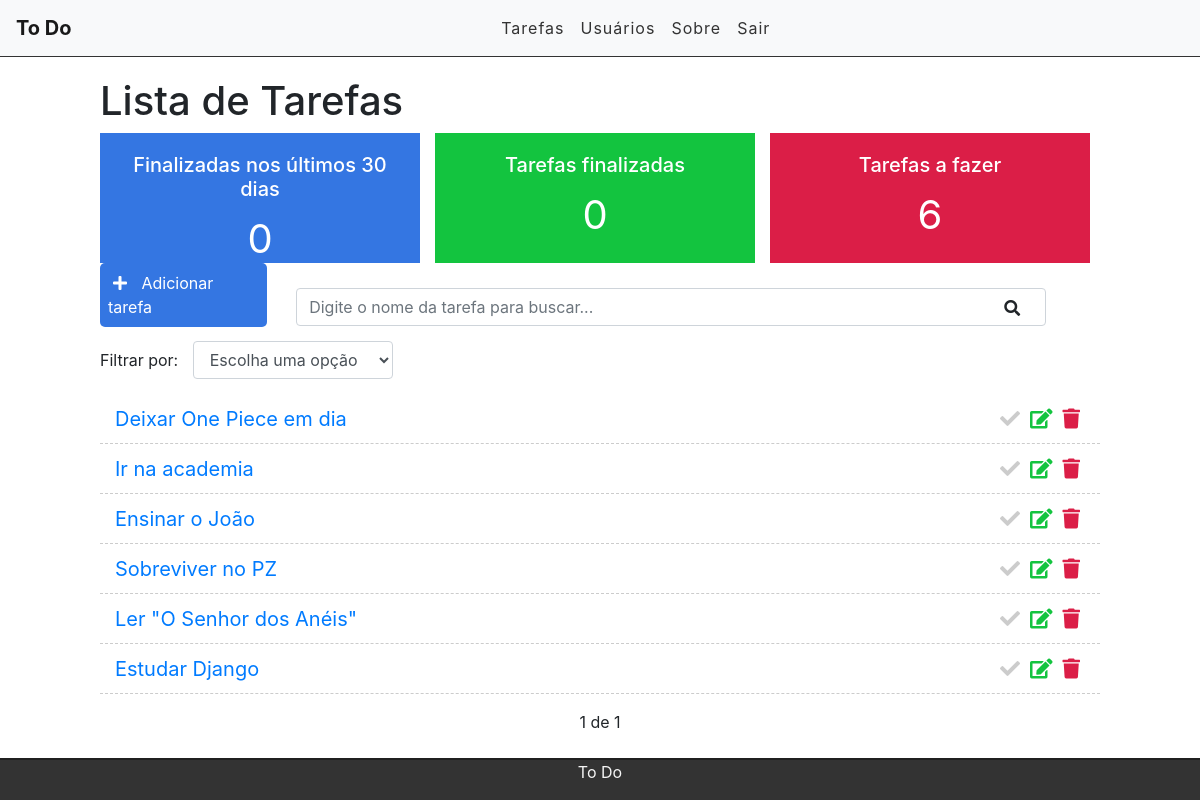
The app's page / (signed in) with its own data.
### tasks/models.py (models this page shows, shortened)
class Task(models.Model):
    STATUS = (
        ('doing', 'Doing'),
        ('done', 'Done')
    )
    title = models.CharField(max_length=255)
    description = models.TextField()
    done = models.CharField(
        max_length=5,
        choices=STATUS
    )
    user = models.ForeignKey(get_user_model(), on_delete=models.CASCADE)
    created_at = models.DateTimeField(auto_now_add=True)
    updated_at = models.DateTimeField(auto_now=True)

### tasks/views.py (the view)
# urls.py: path('', views.task_list, name='task_list'),
@login_required
def task_list(request):
    search = request.GET.get('search')
    filter = request.GET.get('filter')
    tasks_done_recently = Task.objects.filter(done='done', updated_at__gt=datetime.datetime.now()-datetime.timedelta(days=30), user=request.user).count()
    tasks_done = Task.objects.filter(done='done', user=request.user).count()
    tasks_doing = Task.objects.filter(done='doing', user=request.user).count()
    if search:
        tasks = Task.objects.filter(title__icontains=search, user=request.user)
    elif filter:
        tasks = Task.objects.filter(done=filter, user=request.user)
    else:
        tasks_list = Task.objects.all().order_by('-created_at').filter(user=request.user)
        paginator = Paginator(tasks_list, 6)
        page = request.GET.get('page')
        tasks = paginator.get_page(page)
    return render(request, 'list.html', {'tasks': tasks,
                                         'tasksrecently': tasks_done_recently,
                                         'tasksdone': tasks_done,
                                         'tasksdoing': tasks_doing})

### tasks/templates/list.html (shortened to what this page needs)
{% extends 'base.html' %}
{% block content %}
<div class="offset-1 col-10 list-div">
    <h1>Lista de Tarefas</h1>
    <div class="container dashboard">
        <div class="col-4 dashboard-box" id="dashboard-lastdays">
            <h4>Finalizadas nos últimos 30 dias</h4>
            <span>{{ tasksrecently }}</span>
        </div>
        <div class="col-4 dashboard-box" id="dashboard-done">
            <h4>Tarefas finalizadas</h4>
            <span>{{ tasksdone }}</span>
        </div>
        <div class="col-4 dashboard-box" id="dashboard-doing">
            <h4>Tarefas a fazer</h4>
            <span>{{ tasksdoing }}</span>
        </div>
    </div>
    <a id="add-link" href="newtask/">
        <div class="col-2 add-div">
            <i class="fas fa-plus"></i> Adicionar tarefa
        </div>
    </a>
    <div class="col-9 search-div">
        <form method="GET" id="search-form">
            <input class="form-control" type="text" id="search" name="search" placeholder="Digite o nome da tarefa para buscar..." value="{{ request.GET.search }}">
            <i class="fas fa-search" id="search-btn"></i>
        </form>
    </div>
    <div class="col-12 filter-div">
        <span>Filtrar por:</span>
        <select name="filter" id="filter" class="form-control">
            <option value="">Escolha uma opção</option>
        </select>
    </div>
    <ul class="task-list">
        {% for task in tasks %}
        {% if task.done == 'doing' %}
            <li class="task-item">
        {% else %}
            <li class="task-item done">
        {% endif %}
                <span><a href="/task/{{task.id}}">{{ task.title }}</a></span>
                <a href="delete/{{task.id}}" class="delete-btn" ><span><i class="fas fa-trash"></i></span></a>
                <a href="edit/{{task.id}}"><span><i class="fas fa-edit"></i></span></a>
                <a href="changestatus/{{task.id}}"><span><i class="fas fa-check"></i></span></a>
            </li>
        {% endfor %}
    </ul>
    <div class="pagination">
        <span class="step-links">
            {% if tasks.paginator.num_pages %}
            <span class="current">
                {{ tasks.number }} de {{ tasks.paginator.num_pages }}
            </span>
            {% endif %}
        </span>
    </div>
</div>
{% endblock %}

### tasks/templates/base.html (shortened to what this page needs)
{% load static %}
<!DOCTYPE html>
<html lang="pt-br">
<head>
    <link rel="stylesheet" href="https://cdn.jsdelivr.net/npm/bootstrap@4.3.1/dist/css/bootstrap.min.css">
    <link rel="stylesheet" href="https://use.fontawesome.com/releases/v5.7.2/css/all.css">
    <link rel="stylesheet" href="{% static 'css/style.css' %}">
</head>
<body>
    <div class="container-fluid">
        <nav class="navbar navbar-expand-lg navbar-light bg-light">
            <a class="navbar-brand" href="/">To Do</a>
            <div class="collapse navbar-collapse" id="navbarSupportedContent">
                <ul class="navbar-nav mx-auto">
                    {% if user.is_authenticated %}
                    <li class="nav-item">
                        <a class="nav-link" href="/">Tarefas</a>
                    </li>
                    <li class="nav-item">
                            <a class="nav-link" href="#">Usuários</a>
                        </li>
                    {% else %}
                    <li class="nav-item">
                        <a class="nav-link" href="/accounts/login">Entrar</a>
                    </li>
                    {% endif %}
                    <li class="nav-item">
                        <a class="nav-link" href="#">Sobre</a>
                    </li>
                    {% if user.is_authenticated %}
                    <li class="nav-item">
                            <a class="nav-link" href="/accounts/logout">Sair</a>
                        </li>
                    {% endif %}
                </ul>
            </div>
        </nav>
        {% block content %}{% endblock %}
        <footer>
            <p>To Do</p>
        </footer>
    </div>
</body>
</html>

### tasks/static/css/style.css (style rules this page uses)
.container-fluid { padding: 0; }
.navbar { border-bottom: 1px solid #333; margin-bottom: 20px; }
.navbar-brand { font-weight: bold; }
.navbar-light .navbar-nav a.nav-link { color: #333; letter-spacing: 1px; }
.dashboard { padding: 0; width: 100%; display: block; }
.dashboard h4 { font-size: 20px; }
.dashboard span { font-size: 40px; display: block; width: 100%; }
.dashboard-box { float: left; background-color: #DFDFDF; color: #FFF; padding: 20px; box-sizing: border-box; height: 130px; width: 32%; text-align: center; }
.dashboard-box:nth-child(2) { margin-left: 1.5%; margin-right: 1.5%; }
#dashboard-lastdays { background-color: #3476e2; }
#dashboard-done { background-color: #13c43f; }
#dashboard-doing { background-color: #db1e47; }
#add-link { text-decoration: none; }
.add-div { background-color: #3476e2; cursor: pointer; display: inline-block; color: #FFF; padding: 8px; border-radius: 5px; margin-right: 25px; }
.fas.fa-plus { color: #FFF; margin-right: 10px; margin-left: 5px; }
.fas.fa-search { position: absolute; top: 12px; right: 26px; cursor: pointer; }
.search-div { padding: 0px; margin-top: 15px; margin-bottom: 15px; display: inline-block; }
.filter-div { margin-bottom: 15px; padding: 0; }
#filter { display: inline-block; width: 200px; margin-left: 10px; }
.list-div { padding: 0; }
.task-list { padding-left: 0; }
.task-item { list-style: none; font-size: 20px; height: 50px; padding: 0 15px; padding-top: 10px; border-bottom: 1px dashed #ccc; }
.fas.fa-trash, .fas.fa-edit, .fas.fa-check { cursor: pointer; margin: 5px; font-size: 20px; float: right; }
.fas.fa-trash { color: #db1e47; }
.fas.fa-edit { color: #13c43f; }
.fas.fa-check { color: #ccc; }
footer { position: fixed; background-color: #333; border-top: 2px solid #202020; left: 0; bottom: 0; width: 100%; color: white; text-align: center; }
footer p { color: #f5f5f5; text-align: center; top: 50%; position: relative; }
.pagination { margin-bottom: 20px; }
.step-links { position: relative; margin-left: auto; margin-right: auto; }
.step-links .current { margin-left: 5px; margin-right: 5px; }

### records on screen
Task: title "Deixar One Piece em dia"
Task: title "Ir na academia"
Task: title "Ensinar o João"
Task: title "Sobreviver no PZ"
Task: title "Ler \"O Senhor dos Anéis\""
Task: title "Estudar Django"

### other values on screen
{{ tasksrecently }} "0"
{{ tasksdone }} "0"
{{ tasksdoing }} "6"
{{ tasks.number }} "1"
{{ tasks.paginator.num_pages }} "1"
